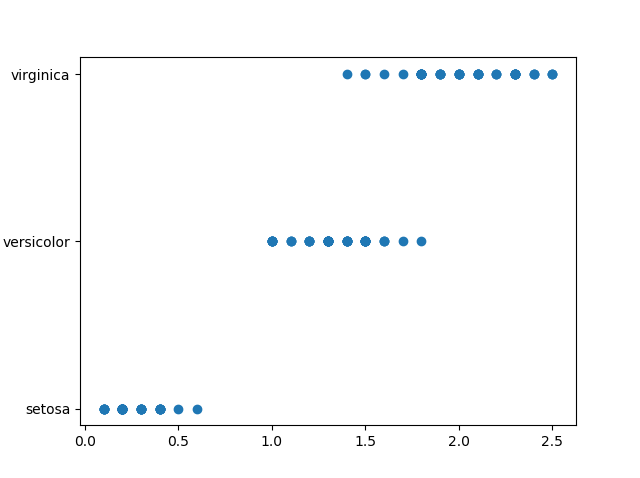

Write the Python code that produced this figure.
import pandas as pd
import matplotlib.pyplot as plt

dataframe = pd.read_csv('https://raw.githubusercontent.com/uiuc-cse/data-fa14/gh-pages/data/iris.csv')
x = dataframe.petal_width
y = dataframe.species

plt.scatter(x, y)

plt.show()
